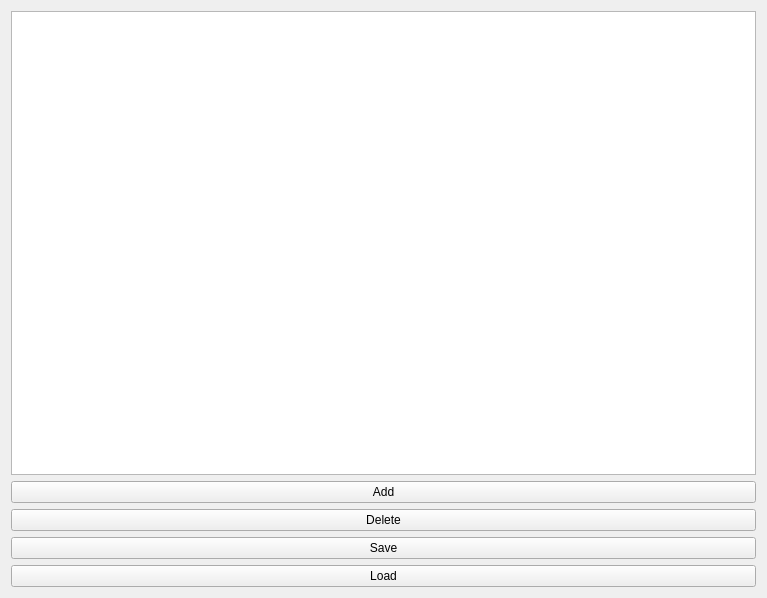
<?xml version="1.0" encoding="UTF-8"?>
<ui version="4.0">
 <class>Widget</class>
 <widget class="QWidget" name="Widget">
  <property name="geometry">
   <rect>
    <x>0</x>
    <y>0</y>
    <width>767</width>
    <height>598</height>
   </rect>
  </property>
  <property name="windowTitle">
   <string>Ragulin_Z1</string>
  </property>
  <layout class="QVBoxLayout" name="verticalLayout">
   <item>
    <widget class="QTableView" name="tableView"/>
   </item>
   <item>
    <widget class="QPushButton" name="pushButton_Add">
     <property name="text">
      <string>Add</string>
     </property>
    </widget>
   </item>
   <item>
    <widget class="QPushButton" name="pushButton_Delete">
     <property name="text">
      <string>Delete</string>
     </property>
    </widget>
   </item>
   <item>
    <widget class="QPushButton" name="pushButton_Save">
     <property name="text">
      <string>Save</string>
     </property>
    </widget>
   </item>
   <item>
    <widget class="QPushButton" name="pushButton_Load">
     <property name="text">
      <string>Load</string>
     </property>
    </widget>
   </item>
  </layout>
 </widget>
 <resources/>
 <connections/>
</ui>
